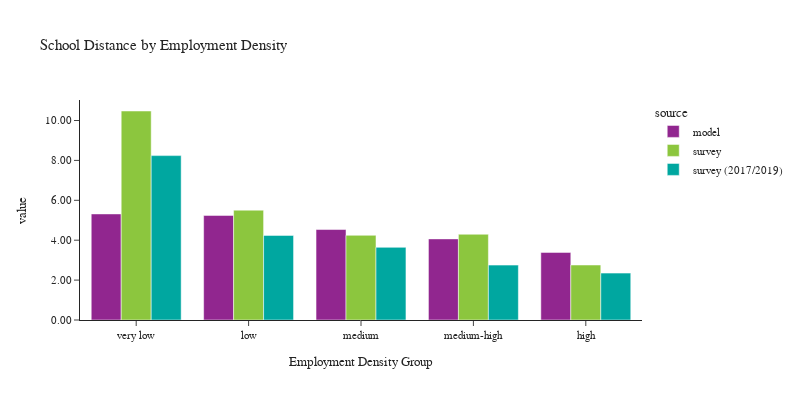

Write notebook code for a chart like this one.
### Code cell
plot_school_location(df_students, 'emp_density_group', 'Employment Density', 'Employment Density Group')

### Figure 1 — Plotly figure (JSON) as saved in the notebook; plotly's stock layout.template omitted (floating-point values rounded to 4 significant figures)
{"data": [{"alignmentgroup": "True", "customdata": [[166264], [123169], [276836], [243253], [163954]], "hovertemplate": "source=model<br>emp_density_group=%{x}<br>value=%{y}<br>sample count=%{customdata[0]}<extra></extra>", "legendgroup": "model", "marker": {"color": "#91268F", "pattern": {"shape": ""}}, "name": "model", "offsetgroup": "model", "orientation": "v", "showlegend": true, "textposition": "auto", "type": "bar", "x": ["very low", "low", "medium", "medium-high", "high"], "xaxis": "x", "y": [5.317, 5.242, 4.535, 4.066, 3.389], "yaxis": "y"}, {"alignmentgroup": "True", "customdata": [[133], [99], [186], [224], [277]], "hovertemplate": "source=survey<br>emp_density_group=%{x}<br>value=%{y}<br>sample count=%{customdata[0]}<extra></extra>", "legendgroup": "survey", "marker": {"color": "#8CC63E", "pattern": {"shape": ""}}, "name": "survey", "offsetgroup": "survey", "orientation": "v", "showlegend": true, "textposition": "auto", "type": "bar", "x": ["very low", "low", "medium", "medium-high", "high"], "xaxis": "x", "y": [10.48, 5.506, 4.245, 4.298, 2.757], "yaxis": "y"}, {"alignmentgroup": "True", "customdata": [[64], [31], [92], [123], [141]], "hovertemplate": "source=survey (2017/2019)<br>emp_density_group=%{x}<br>value=%{y}<br>sample count=%{customdata[0]}<extra></extra>", "legendgroup": "survey (2017/2019)", "marker": {"color": "#00A7A0", "pattern": {"shape": ""}}, "name": "survey (2017/2019)", "offsetgroup": "survey (2017/2019)", "orientation": "v", "showlegend": true, "textposition": "auto", "type": "bar", "x": ["very low", "low", "medium", "medium-high", "high"], "xaxis": "x", "y": [8.24, 4.241, 3.642, 2.751, 2.35], "yaxis": "y"}], "layout": {"barmode": "group", "font": {"size": 11}, "height": 400, "legend": {"title": {"text": "source"}, "tracegroupgap": 0}, "title": {"text": "School Distance by Employment Density"}, "width": 800, "xaxis": {"anchor": "y", "domain": [0.0, 1.0], "title": {"text": "Employment Density Group"}}, "yaxis": {"anchor": "x", "domain": [0.0, 1.0], "tickformat": ".2f", "title": {"text": "value"}}}}
